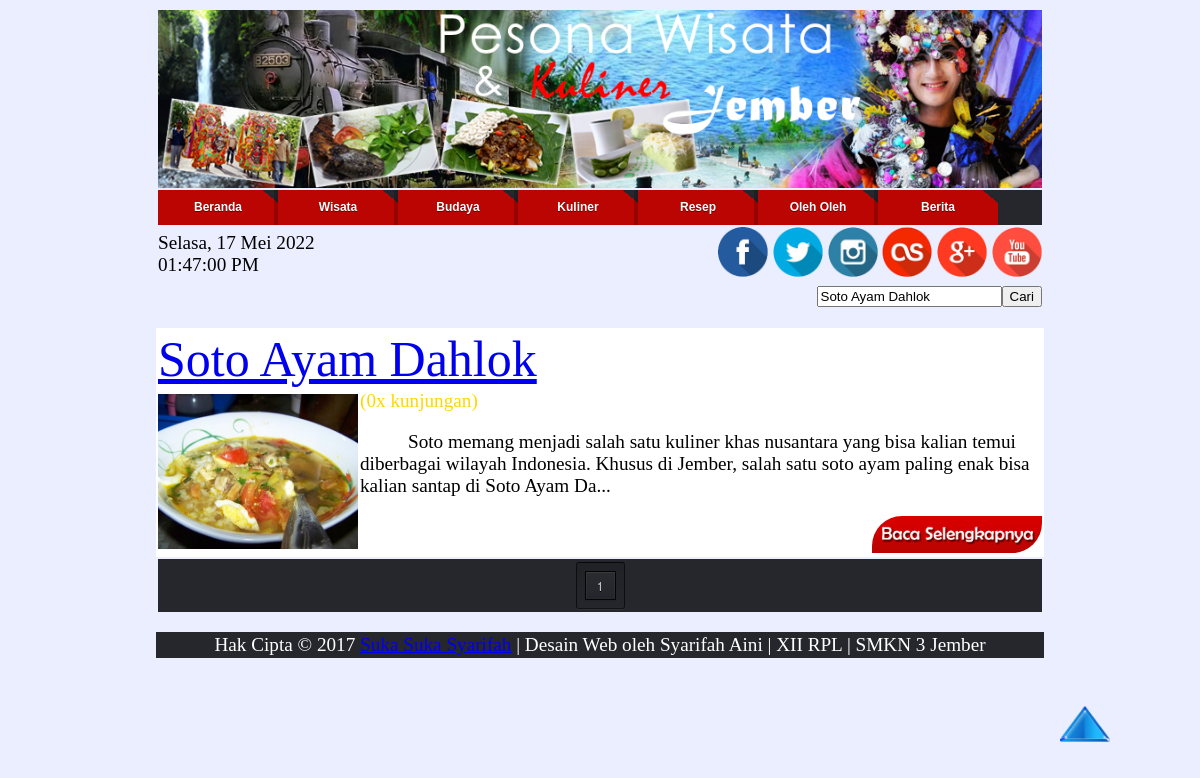
/pencarian.php?cari_teks=Soto Ayam Dahlok, run on the app's committed database.
### tables this page shows
CREATE TABLE IF NOT EXISTS `berita` (
  `id_berita` int(11) NOT NULL AUTO_INCREMENT,
  `judul` varchar(40) NOT NULL,
  `tgl_buat` date DEFAULT NULL,
  `tgl_update` date NOT NULL,
  `gambar` varchar(100) NOT NULL,
  `isi` text NOT NULL,
  `kategori` varchar(15) NOT NULL,
  `kunjungan` int(11) NOT NULL,
  PRIMARY KEY (`id_berita`)
);

### pencarian.php (the view, shortened to what this page needs)
<html>
<body>
<?php
include "admin/menu.php";
?>
<center>
<table border="0">
	<tr><td colspan="2" align="right"><form method="get" action="pencarian.php"><input type="text" name="cari_teks" value="<?php echo $_GET[cari_teks];?>"><input type="submit" name="cari" value="Cari" ></form></td></tr>
</table>
<table border="0" width="1000" bgcolor="white">
<?php
	if($_GET['cari_teks']<>''){
		$cari_teks= $_GET['cari_teks'];
		$per_page = 5;
		$page_query = mysql_query("SELECT COUNT(*) FROM berita where ((judul like '%$cari_teks%') or (isi like '%$cari_teks%'))");
		$pages = ceil(mysql_result($page_query, 0) / $per_page);
		$page = (isset($_GET['page'])) ? (int)$_GET['page'] : 1;
		$start = ($page - 1) * $per_page;
		$query="select id_berita,judul,tgl_buat,tgl_update,gambar,isi,kategori,kunjungan from berita where ((judul like '%$cari_teks%') or (isi like '%$cari_teks%')) order by kunjungan DESC limit $start, $per_page";
		$sql=mysql_query($query);
		while($hasil=mysql_fetch_array($sql)){
			$id=$hasil['id_berita'];
			$judul=$hasil['judul'];
			$gambar=$hasil['gambar'];
			$isi=$hasil['isi'];
			$kunjungan=$hasil['kunjungan'];
			echo'<tr><td colspan="2"><div class="teks"><a href="isiberita.php?id='.$id.'" id="warna-tulisan">'.$judul.'</a></div></td></tr>
			<tr><td width="200"><center><img src="images/'.$gambar.'" title="'.$gambar.'" alt="'.$gambar.'"></td><td>';
			include "kunjungan.php";
			echo substr($isi,0,250).'...<p align="right"><a href="isiberita.php?id='.$id.'"><img src="images/Baca Selengkapnya.jpg" class="mode7" height="25%" width="25%" alt="Baca Selengkapnya"></a></p></td></tr>';
		}
		echo'<tr><td colspan="2"></td></tr></table>';
	}else{
		echo '<script>window.location="index.php"</script>';
	}
?>
<table border="0"><tr><td>
<section class="container">
    <nav class="pagination">
<?php
		if($pages >= 1 && $page <= $pages){
			for($x=1; $x<=$pages; $x++){
				echo ($x == $page) ? '<a href="?cari_teks='.$cari_teks.'&page='.$x.'"><span>'.$x.'</span></a></b> ' : '<a href="?cari_teks='.$cari_teks.'&page='.$x.'">'.$x.'</a> ';
			}
		}
?>
    </nav>
    </section>
</td></tr>
</table>
    <?php
	include 'admin/footer.php';
	?>
</body>
</html>

### kunjungan.php (shortened to what this page needs)
<?php
echo '<font color="gold">('.$kunjungan.'x kunjungan)</font>';
?>

### admin/menu.php (style rules this page uses)
body { font-family:Calibri; background-color:#ebeeff; }
.container { margin: 0px auto; width: auto; text-align: center; background-color:#26272c; }
.container .pagination { margin: 3px 0; }
.pagination { padding: 8px; background-clip: padding-box; border: 1px solid; border-color: #070809 #0d0e0f #131517; border-color: rgba(0, 0, 0, 0.8) rgba(0, 0, 0, 0.65) rgba(0, 0, 0, 0.5); border-radius: 3px; display: inline-block; vertical-align: baseline; zoom: 1; *display: inline; *vertical-align: auto; background-image: -webkit-linear-gradient(top, rgba(0, 0, 0, 0.12), rgba(0, 0, 0, 0)); background-image: -moz-linear-gradient(top, rgba(0, 0, 0, 0.12), rgba(0, 0, 0, 0)); background-image: -o-linear-gradient(top, rgba(0, 0, 0, 0.12), rgba(0, 0, 0, 0)); background-image: linear-gradient(to bottom, rgba(0, 0, 0, 0.12), rgba(0, 0, 0, 0)); -webkit-box-shadow: 0 1px rgba(255, 255, 255, 0.05); box-shadow: 0 1px rgba(255, 255, 255, 0.05); }
.pagination > a, .pagination > span { float: left; margin-left: 5px; padding: 0 6px; min-width: 17px; line-height: 27px; font-family: 'Helvetica Neue', Helvetica, Arial, sans-serif; font-size: 12px; font-weight: 500; color: #d4d4d4; text-align: center; text-decoration: none; border: 1px solid black; border-radius: 0px; }
.pagination :first-child { margin-left: 0; }
.pagination > a { text-decoration: none; text-shadow: 0 1px black; background-clip: padding-box; border-color: rgba(0, 0, 0, 0.9); background-image: -webkit-linear-gradient(top, rgba(255, 255, 255, 0.04), rgba(255, 255, 255, 0)); background-image: -moz-linear-gradient(top, rgba(255, 255, 255, 0.04), rgba(255, 255, 255, 0)); background-image: -o-linear-gradient(top, rgba(255, 255, 255, 0.04), rgba(255, 255, 255, 0)); background-image: linear-gradient(to bottom, rgba(255, 255, 255, 0.04), rgba(255, 255, 255, 0)); -webkit-box-shadow: inset 0 0 0 1px rgba(255, 255, 255, 0.04), inset 0 1px rgba(255, 255, 255, 0.04), inset 0 -1px rgba(0, 0, 0, 0.15), 0 1px 1px rgba(0, 0, 0, 0.1); box-shadow: inset 0 0 0 1px rgba(255, 255, 255, 0.04), inset 0 1px rgba(255, 255, 255, 0.04), inset 0 -1px rgba(0, 0, 0, 0.15), 0 1px 1px rgba(0, 0, 0, 0.1); -webkit-transition: 0.1s ease-out; -moz-transition: 0.1s ease-out; -o-transition: 0.1s ease-out; transition: 0.1s ease-out; }
#warna-tulisan { animation: 5s infinite gantiwarna linear; -webkit-animation: 5s infinite gantiwarna linear }
.mode7 { border-radius: 30px 0 30px 0; -moz-border-radius: 30px 0 30px 0; -webkit-border-radius: 30px 0 30px 0; -o-border-radius: 30px 0 30px 0; transition: all 0.5s; -moz-transition: all 0.5s; -webkit-transition: all 0.5s; -o-transition: all 0.5s; }
img { max-width:100% }
table { width: 75%; }
table tr { padding: .35em; }
table th, table td { padding: 0em; font-size:1.2em; }
table td img { text-align: center; }
.teks { font-family:Gabriola; font-size:50px; color:red; }

### data on the page
berita: judul "Soto Ayam Dahlok", gambar (picture), kunjungan "0", isi "Soto memang menjadi salah satu kuliner khas nusantara yang bisa kalian temui diberbagai wilayah Indonesia. Khusus di Jember, salah satu soto ayam paling enak bisa kalian santap di Soto Ayam Da"
